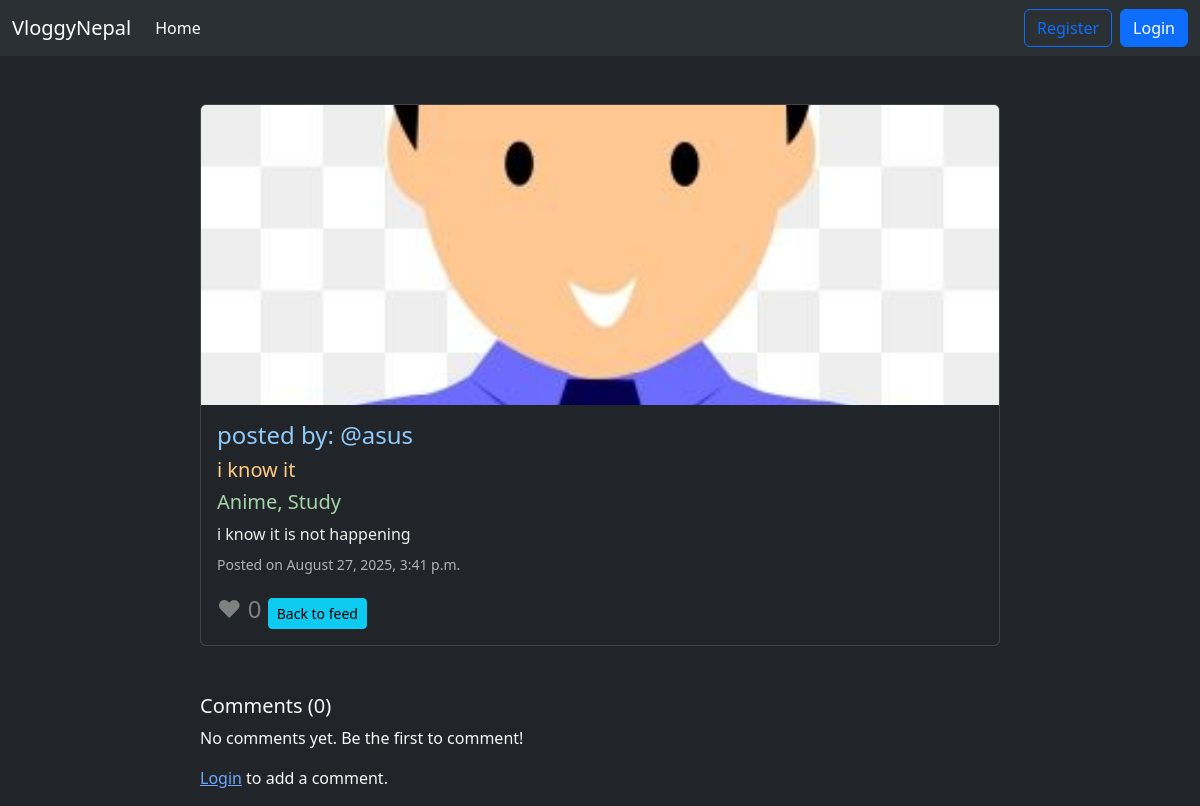
The page /tweet/34/ on the database its author committed.
### tweets/models.py (models this page shows, shortened)
class Tweet(models.Model):
    TOPIC_CHOICES = (
    ('anime', 'Anime'),
    ('study', 'Study'),
    ('science', 'Science'),
    ('technology', 'Technology'),
    ('nature', 'Nature'),
    ('beauty', 'Beauty'),
    )
    user = models.ForeignKey(User, on_delete=models.CASCADE)
    title = models.TextField(max_length=100)
    text = models.TextField()
    photo = models.FileField(upload_to='photos/')
    content=models.TextField()
    gener = MultiSelectField(choices=TOPIC_CHOICES, blank=True, null=True)
    created_at = models.DateTimeField(auto_now_add=True)
    updated_at = models.DateTimeField(auto_now=True)

### tweets/views.py (the view)
# urls.py: path('tweet/<int:pk>/', views.tweet_detail, name='tweet_detail'),
def tweet_detail(request, pk):
    tweet = get_object_or_404(Tweet, pk=pk)
    comments = tweet.comments.order_by('created_at')
    has_reacted = False
    if request.user.is_authenticated:
        has_reacted = tweet.reactions.filter(user=request.user).exists()
    if request.method == 'POST':
        if not request.user.is_authenticated:
            return redirect('login')
        form = CommentForm(request.POST)
        if form.is_valid():
            comment = form.save(commit=False)
            comment.tweet = tweet
            comment.user = request.user
            comment.save()
            return redirect('tweet_detail', pk=tweet.pk)
    else:
        form = CommentForm()
    context = {
        'tweet': tweet,
        'comments': comments,
        'form': form,
        'has_reacted': has_reacted,
    }
    return render(request, 'tweets/tweet_detail.html', context)

### templates/tweets/tweet_detail.html (shortened to what this page needs)
{% extends "layout.html" %}
{% block content %}
<div class="container mt-5">
    <div class="card bg-dark text-light" style="max-width: 800px; margin: auto;">
        {% if tweet.photo %}
            <img src="{{ tweet.photo.url }}" class="card-img-top" alt="Tweet Image" style="object-fit: cover; height: 300px;">
        {% endif %}
        <div class="card-body">
            <h4 style="color: #90caf9;">posted by: @{{ tweet.user.username }}</h4>
            <h5 style="color: #ffcc80;">{{ tweet.title }}</h5>
            <h5 style="color: #a5d6a7;">{{ tweet.gener }}</h5>
            <p class="mb-2" style="text-align: justify; color: #eeeeee;">{{ tweet.text }}</p>
            <p class="text-muted small" style="color: #b0bec5;">Posted on {{ tweet.created_at|date:"F j, Y, g:i a" }}</p>
            <a href="{% url 'tweet_react' tweet.id %}" class="reaction-heart"
            style="text-decoration:none; font-size: 24px; color: {% if has_reacted %}red{% else %}gray{% endif %};">
                &#10084;
                <span>{{ tweet.reactions.count }}</span>
            </a>
            <a href="{% url 'tweet_list' %}" class="btn btn-info btn-sm">Back to feed</a>
        </div>
    </div>
    <div class="comments mt-5" style="max-width: 800px; margin: auto;">
        <h5 class="text-light">Comments ({{ comments.count }})</h5>
        {% for comment in comments %}
            <div class="card mb-2">
                <div class="card-body">
                    <strong>{{ comment.user.username }}</strong>
                    <p>{{ comment.text }}</p>
                    <small class="text-muted">{{ comment.created_at|date:"F j, Y, g:i a" }}</small>
                </div>
            </div>
        {% empty %}
            <p class="text-light">No comments yet. Be the first to comment!</p>
        {% endfor %}
        {% if user.is_authenticated %}
            <form method="post" class="mt-4">
                {% csrf_token %}
                <div class="form-group">
                    {{ form.text }}
                </div>
                <button type="submit" class="btn btn-primary mt-2">Add Comment</button>
            </form>
        {% else %}
            <p class="text-light"><a href="{% url 'login' %}">Login</a> to add a comment.</p>
        {% endif %}
    </div>
</div>
{% endblock %}

### rows shown on the page
Tweet: photo (picture), user.username "asus", title "i know it", gener "Anime, Study", text "i know it is not happening", created_at "August 27, 2025, 3:41 p.m.", reactions.count "0"

### other values the page prints
{{ comments.count }} "0"
